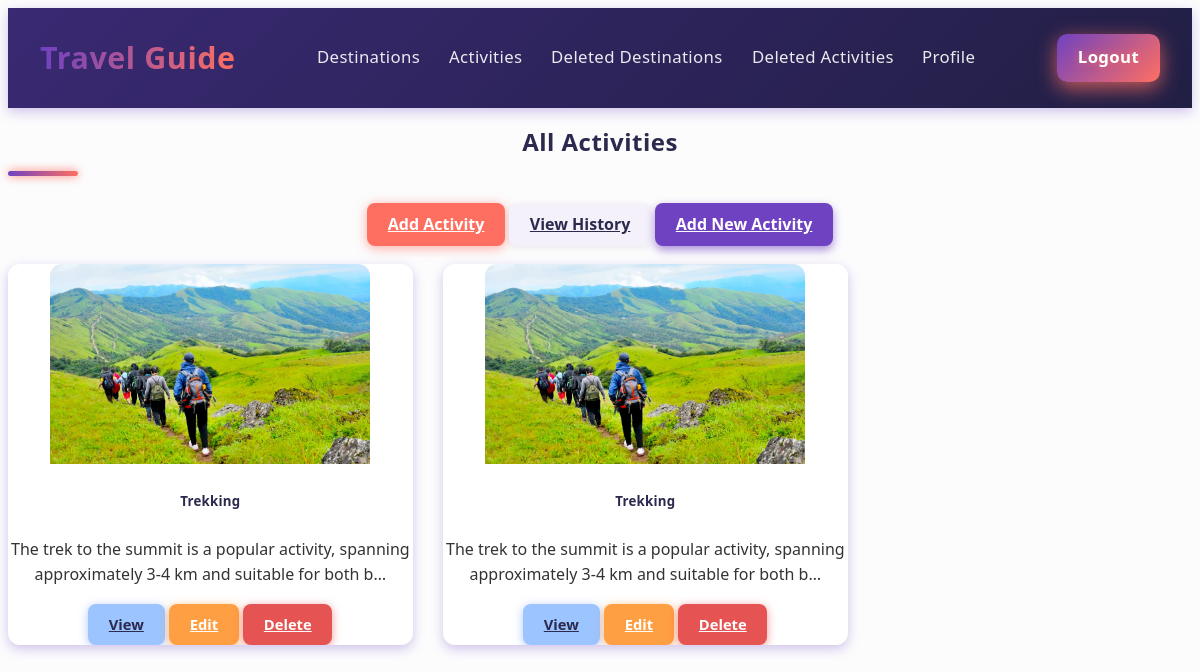
/activities/ (signed in), run on the app's committed database.
### activities/models.py (models this page shows, shortened)
class Activity(models.Model):
    destination = models.ForeignKey(Destination, on_delete=models.CASCADE)
    name = models.CharField(max_length=100)
    description = models.TextField()
    image = models.ImageField(upload_to='activity_images/')
    is_deleted = models.BooleanField(default=False)
    created_at = models.DateTimeField(default=timezone.now)

### activities/views.py (the view)
# urls.py: path('', views.activity_list, name='activity_list'),
@login_required(login_url='signin')
def activity_list(request):
    activities = Activity.objects.filter(is_deleted=False)
    return render(request, 'activity_list.html', {'activities': activities})

### activities/templates/activity_list.html
{% extends 'main.html' %}
{% block content %}
<h2>All Activities</h2>
<a href="{% url 'activity_create' %}" class="btn btn-success mt-3">Add Activity</a>
<a href="{% url 'activity_history' %}" class="btn btn-secondary mt-3">View History</a>
<a class="btn btn-primary mb-3" href="{% url 'activity_create' %}">Add New Activity</a>
<div class="row">
  {% for activity in activities %}
  <div class="col-md-4 mb-4">
    <div class="card">
      <img src="{{ activity.image.url }}" class="card-img-top" alt="{{ activity.name }}">
      <div class="card-body">
        <h5 class="card-title">{{ activity.name }}</h5>
        <p class="card-text">{{ activity.description|truncatechars:100 }}</p>
        <a href="{% url 'activity_detail' activity.pk %}" class="btn btn-sm btn-info">View</a>
        <a href="{% url 'activity_update' activity.pk %}" class="btn btn-sm btn-warning">Edit</a>
        <a href="{% url 'activity_delete' activity.pk %}" class="btn btn-sm btn-danger">Delete</a>
      </div>
    </div>
  </div>
  {% empty %}
  <p>No activities available.</p>
  {% endfor %}
</div>
{% endblock %}

### static/style.css (style rules this page uses)
:root { --primary-color: #6f42c1; --secondary-color: #ff6f61; --accent-color-1: #e6c6ff; --accent-color-2: #ffb3a7; --accent-color-3: #845ec2; --accent-color-4: #ff867f; --danger-color: #e55353; --warning-color: #ff9f43; --dark-color: #2b2a4e; --light-color: #f5f1fa; --shadow: 0 4px 12px rgba(107, 66, 193, 0.3); --transition: all 0.35s cubic-bezier(0.4, 0, 0.2, 1); --animation-ease: cubic-bezier(0.4, 0, 0.2, 1); --animation-duration: 0.4s; }
body { font-family: 'Segoe UI', Tahoma, Geneva, Verdana, sans-serif; background-color: #fcfcfd; color: #333; line-height: 1.6; min-height: 100vh; display: flex; flex-direction: column; scroll-behavior: smooth; -webkit-font-smoothing: antialiased; -moz-osx-font-smoothing: grayscale; }
.card { border: none; border-radius: 12px; background: #fff; overflow: hidden; transition: var(--transition); box-shadow: var(--shadow); will-change: transform, box-shadow; cursor: default; }
.card-img-top { height: 200px; object-fit: cover; transition: transform 0.55s var(--animation-ease), filter 0.55s var(--animation-ease); border-radius: 12px 12px 0 0; will-change: transform, filter; }
.btn { padding: 0.55rem 1.3rem; border-radius: 8px; font-weight: 600; transition: var(--transition); border: none; cursor: pointer; display: inline-flex; align-items: center; justify-content: center; user-select: none; will-change: transform, box-shadow; }
.btn-primary { background-color: var(--primary-color); color: white; box-shadow: 0 4px 10px rgba(111, 66, 193, 0.6); }
.btn-secondary { background-color: var(--light-color); color: var(--dark-color); box-shadow: 0 2px 6px rgb(70 62 83 / 0.1); }
.btn-danger { background-color: var(--danger-color); color: white; box-shadow: 0 2px 10px rgba(229, 83, 83, 0.6); }
.btn-warning { background-color: var(--warning-color); color: white; box-shadow: 0 2px 10px rgba(255, 159, 67, 0.7); }
.btn-success { background-color: var(--secondary-color); color: white; box-shadow: 0 2px 12px rgba(255, 111, 97, 0.6); }
.btn-info { background-color: #9cc4ff; color: var(--dark-color); box-shadow: 0 2px 10px rgba(102, 144, 240, 0.5); }
h1, h2, h3, h4, h5, h6 { color: var(--dark-color); margin-bottom: 1.7rem; position: relative; font-weight: 700; letter-spacing: 0.02em; line-height: 1.2; user-select: none; transition: color 0.3s ease; }
h2:after { content: ""; display: block; width: 70px; height: 5px; background: linear-gradient(90deg, var(--primary-color), var(--secondary-color)); margin-top: 14px; border-radius: 4px; box-shadow: 0 0 10px var(--secondary-color); }
.mb-3 { margin-bottom: 1.1rem; }
.mb-4 { margin-bottom: 1.7rem; }
.row { display: flex; flex-wrap: wrap; margin: 0 -15px; }
.col-md-4 { flex: 0 0 33.333%; max-width: 33.333%; padding: 0 15px; }
.btn-sm { padding: 0.45rem 0.9rem; font-size: 0.92rem; border-radius: 6px; font-weight: 600; transition: var(--transition); }

### data on the page
Activity: image (picture), name "Trekking", description "The trek to the summit is a popular activity, spanning approximately 3-4 km and suitable for both b…"
Activity: image (picture), name "Trekking", description "The trek to the summit is a popular activity, spanning approximately 3-4 km and suitable for both b…"
